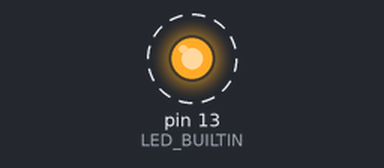
The sketch below on a simulated Arduino Uno, built with avr-gcc and run on an emulated ATmega328P. On the bench: output pins drawn as LEDs (lit = HIGH). Dashed ring = blinking. What the sketch prints to the serial monitor is not drawn.

Above: at 0.5 s.
Timing chart, 0 to 4.6 s (numbered marks = the images above):
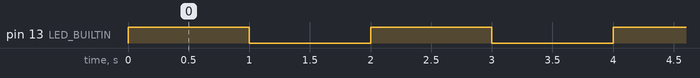

The sketch:

blink_while.ino
```cpp
void setup() {
  // put your setup code here, to run once:
  pinMode(LED_BUILTIN, OUTPUT);
  Serial.begin(9600);
}

void loop() {
  // put your main code here, to run repeatedly:
  int checkpoint;
  Serial.println(sizeof(checkpoint));
  //Serial.println("sdfsdf");

  digitalWrite(LED_BUILTIN, HIGH);

  checkpoint = millis();
  Serial.println(checkpoint);

  while (millis() < checkpoint + 1000)
  {
    //delay(1);
  }

  digitalWrite(LED_BUILTIN, LOW);

  checkpoint = millis();
  Serial.println(checkpoint);

  while (millis() < checkpoint + 1000)
  {
    //delay(1);
  }
}
```

Measured:
- by itself, pin 13 (LED_BUILTIN): alternates HIGH for 1.0 s and LOW for 1.0 s, 33 changes in all, then stays HIGH
